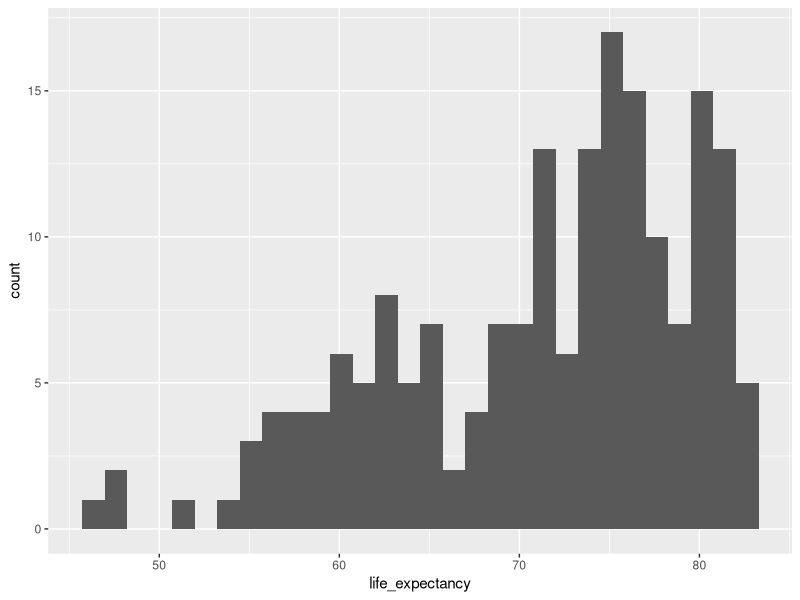
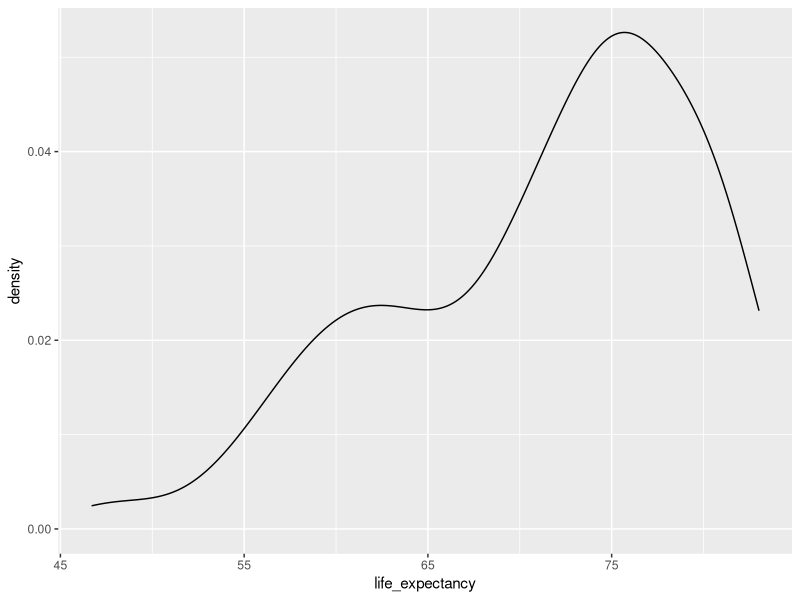
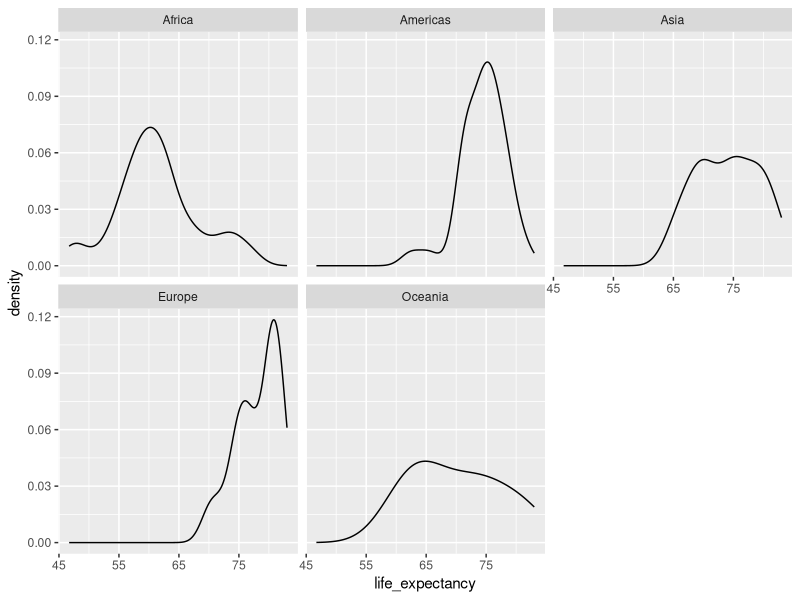
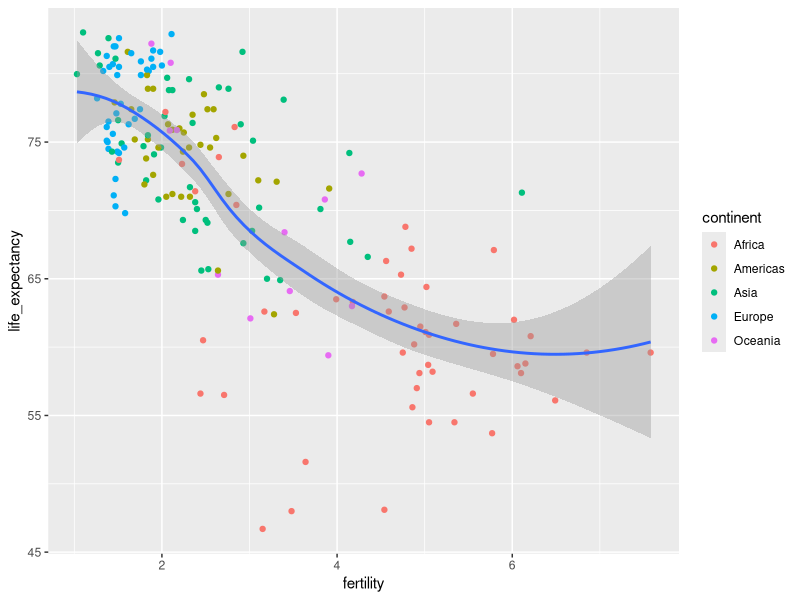

These figures' R source, in order:
## ---- chunk 1
knitr::opts_chunk$set(echo = TRUE, message = FALSE, warning = FALSE)
## ---- chunk 2
library(dslabs) #install.packages("dslabs")
library(tidyverse) 
## ---- chunk 3
gap2011 <- gapminder %>% 
  as_tibble() %>% 
  filter(year == 2011)

dim(gap2011)
colnames(gap2011)
head(gap2011)

## ---- chunk 4
ggplot(data = gap2011, aes(x = life_expectancy)) +
  geom_histogram()
## ---- chunk 5
ggplot(data = gap2011, aes(x = life_expectancy)) +
  geom_density() +
  geom_vline(xintercept = mean(data = gap2011, aes(x =life_expectancy)))
## ---- chunk 6
ggplot(data = gap2011, aes(x = life_expectancy)) +
  geom_density() +
  geom_vline(xintercept = mean(data = gap2011, aes(x =life_expectancy))) +
  facet_wrap(~ continent)
## ---- chunk 7
ggplot(data = gap2011) +
  geom_point(mapping = aes(x = fertility, y = life_expectancy, color = continent)) +
  geom_smooth(mapping = aes(x = fertility, y = life_expectancy)) 
  
